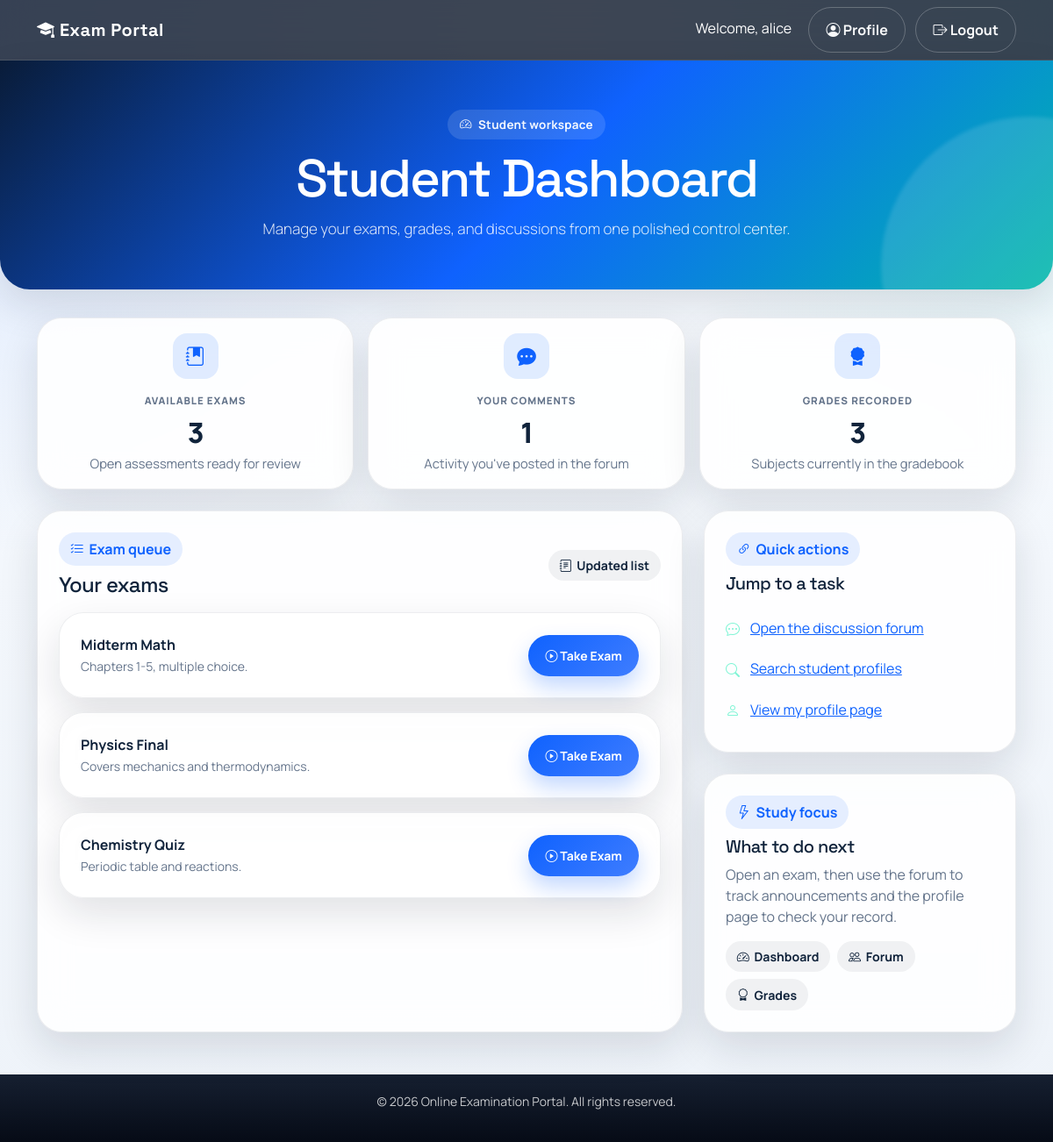
The page /student_dashboard.php (signed in) on the database its author committed.
### tables this page shows
CREATE TABLE exams (
    id INT AUTO_INCREMENT PRIMARY KEY,
    title VARCHAR(100),
    description TEXT,
    created_by INT,
    created_at TIMESTAMP DEFAULT CURRENT_TIMESTAMP
);

### student_dashboard.php (the view, shortened to what this page needs)
<?php
include 'db.php';
?>
<!DOCTYPE html>
<html lang="en">
<head>
    <link href="https://cdn.jsdelivr.net/npm/bootstrap@5.3.0/dist/css/bootstrap.min.css" rel="stylesheet">
    <link rel="stylesheet" href="https://cdn.jsdelivr.net/npm/bootstrap-icons@1.10.0/font/bootstrap-icons.css">
    <link rel="stylesheet" href="site.css">
</head>
<body>
    <nav class="navbar navbar-expand-lg navbar-dark bg-primary">
        <div class="container">
            <a class="navbar-brand" href="index.php"><i class="bi bi-mortarboard-fill"></i> Exam Portal</a>
            <div class="ms-auto">
                <span class="navbar-text text-white me-3">Welcome, <?php echo htmlspecialchars($_SESSION['username']); ?></span>
                <a href="profile.php" class="btn btn-outline-light me-2"><i class="bi bi-person-circle"></i> Profile</a>
                <a href="logout.php" class="btn btn-outline-light"><i class="bi bi-box-arrow-right"></i> Logout</a>
            </div>
        </div>
    </nav>
    <div class="dashboard-header text-center">
        <div class="container">
            <span class="hero-kicker"><i class="bi bi-speedometer2"></i> Student workspace</span>
            <h1 class="hero-title mb-3">Student Dashboard</h1>
            <p class="lead mb-0">Manage your exams, grades, and discussions from one polished control center.</p>
        </div>
    </div>
    <div class="container">
        <div class="row g-3 mb-4">
            <div class="col-md-4">
                <div class="stat-card metric-card text-center">
                    <div class="metric-icon mx-auto"><i class="bi bi-journal-bookmark-fill"></i></div>
                    <div class="metric-label">Available exams</div>
                    <div class="metric-value"><?php
                        $count = mysqli_query($conn, "SELECT COUNT(*) as total FROM exams");
                        $row = mysqli_fetch_assoc($count);
                        echo $row['total'];
                    ?></div>
                    <div class="metric-note">Open assessments ready for review</div>
                </div>
            </div>
            <div class="col-md-4">
                <div class="stat-card metric-card text-center">
                    <div class="metric-icon mx-auto"><i class="bi bi-chat-dots-fill"></i></div>
                    <div class="metric-label">Your comments</div>
                    <div class="metric-value"><?php
                        $count = mysqli_query($conn, "SELECT COUNT(*) as total FROM comments WHERE user_id = {$_SESSION['user_id']}");
                        $row = mysqli_fetch_assoc($count);
                        echo $row['total'];
                    ?></div>
                    <div class="metric-note">Activity you've posted in the forum</div>
                </div>
            </div>
            <div class="col-md-4">
                <div class="stat-card metric-card text-center">
                    <div class="metric-icon mx-auto"><i class="bi bi-award-fill"></i></div>
                    <div class="metric-label">Grades recorded</div>
                    <div class="metric-value"><?php
                        $count = mysqli_query($conn, "SELECT COUNT(*) as total FROM grades WHERE student_id = {$_SESSION['user_id']}");
                        $row = mysqli_fetch_assoc($count);
                        echo $row['total'];
                    ?></div>
                    <div class="metric-note">Subjects currently in the gradebook</div>
                </div>
            </div>
        </div>
        <div class="row g-4">
            <div class="col-lg-8">
                <div class="content-card h-100">
                    <div class="d-flex justify-content-between align-items-center flex-wrap gap-2 mb-3">
                        <div>
                            <span class="badge-soft"><i class="bi bi-list-check"></i> Exam queue</span>
                            <h4 class="section-heading mt-2 mb-0">Your exams</h4>
                        </div>
                        <span class="pill"><i class="bi bi-journal-text"></i> Updated list</span>
                    </div>
                    <div class="exam-list">
                        <?php
                        $query = "SELECT * FROM exams ORDER BY created_at DESC";
                        $result = mysqli_query($conn, $query);
                        if ($result && mysqli_num_rows($result) > 0) {
                            while ($row = mysqli_fetch_assoc($result)) {
                                echo '<div class="list-card d-flex justify-content-between align-items-center gap-3 mb-3">';
                                echo '<div><strong>' . htmlspecialchars($row['title']) . '</strong><br><small class="text-muted">' . htmlspecialchars($row['description']) . '</small></div>';
                                echo '<a href="exam.php?exam_id=' . $row['id'] . '" class="btn btn-sm btn-primary"><i class="bi bi-play-circle"></i> Take Exam</a>';
                                echo '</div>';
                            }
                        } else {
                            echo '<p class="text-muted">No exams available.</p>';
                        }
                        ?>
                    </div>
                </div>
            </div>
            <div class="col-lg-4">
                <div class="dashboard-panel mb-4">
                    <span class="badge-soft"><i class="bi bi-link-45deg"></i> Quick actions</span>
                    <h5 class="section-heading mt-2">Jump to a task</h5>
                    <div class="timeline-list mt-3">
                        <li><i class="bi bi-chat-dots"></i><span><a href="discussion.php">Open the discussion forum</a></span></li>
                        <li><i class="bi bi-search"></i><span><a href="index.php">Search student profiles</a></span></li>
                        <li><i class="bi bi-person"></i><span><a href="student.php?id=<?php echo $_SESSION['user_id']; ?>">View my profile page</a></span></li>
                    </div>
                </div>
                <div class="dashboard-panel">
                    <span class="badge-soft"><i class="bi bi-lightning"></i> Study focus</span>
                    <h5 class="section-heading mt-2">What to do next</h5>
                    <p class="text-muted">Open an exam, then use the forum to track announcements and the profile page to check your record.</p>
                    <div class="pill-group">
                        <span class="pill"><i class="bi bi-speedometer2"></i> Dashboard</span>
                        <span class="pill"><i class="bi bi-people"></i> Forum</span>
                        <span class="pill"><i class="bi bi-award"></i> Grades</span>
                    </div>
                </div>
            </div>
        </div>
    </div>
    <div class="footer mt-5" style="background: #2d3748; color: #cbd5e0; padding: 20px 0; text-align: center;">
        <div class="container">
            <p class="small">&copy; 2026 Online Examination Portal. All rights reserved.</p>
        </div>
    </div>
</body>
</html>

### rows shown on the page
exams: title "Midterm Math", description "Chapters 1-5, multiple choice."
exams: title "Physics Final", description "Covers mechanics and thermodynamics."
exams: title "Chemistry Quiz", description "Periodic table and reactions."

### other values the page prints
$_SESSION['username'] "alice"
$row['total'] "3"
$row['total'] "1"
